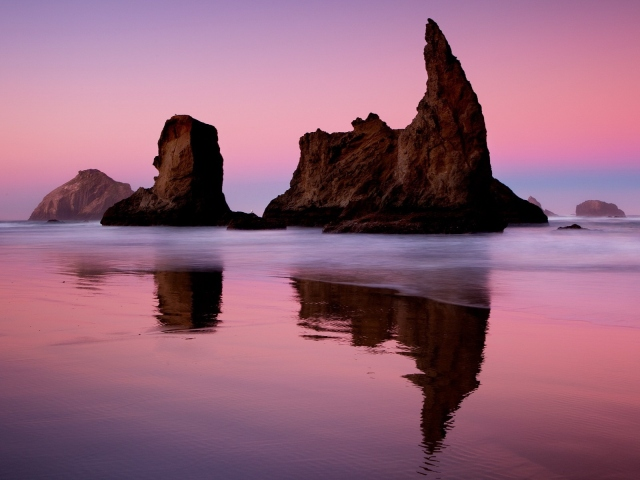
#> input picture Lab3/original/mountain.jpg, 640 x 480 px, found by its file name
$ python main.py
#> lines starting #> are read from the running program, lines starting #| are printed output that depends on the picture; after the words box and inside, x2 and y2 are one past the last pixel; in counts of white or black regions, pixels touching at a corner belong together
#> further down, original is the input picture: PIL image 640x480 RGB; mean R, G, B 147.1, 99.3, 120.6
### core/halftoning.py
import numpy as np
from PIL import Image
from PIL import ImageDraw


def halftone(image: Image.Image, r=1 / 3, g=1 / 3, b=1 / 3) -> Image.Image:
#> called with r = 0.333, g = 0.333, b = 0.333
    if image.mode == "L":
        return image
    pix = np.array(image)
    new_image = (r * pix[:, :, 0] + g * pix[:, :, 1] + b * pix[:, :, 2])
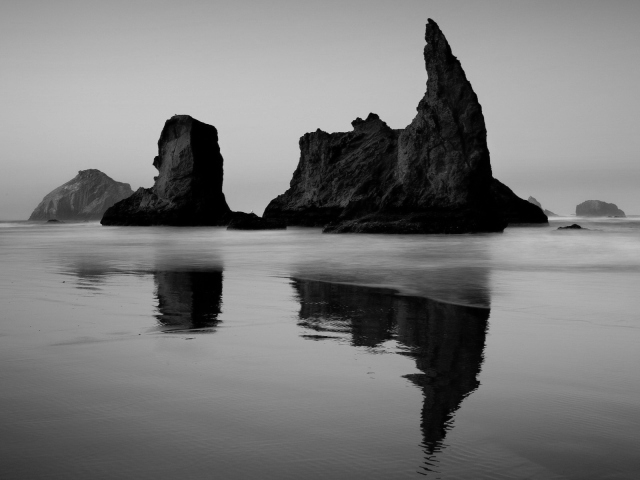
#> new_image: shape (480, 640) float64; min 0, max 201, mean 122.3
    return Image.fromarray(new_image.astype(np.uint8)).convert("L")


# [27 lines left out: function sepia, not called in this run]

### core/gradients.py
import numpy as np
from PIL.Image import Image
from numpy import ndarray
from tqdm import tqdm


def gradient(image: Image, operator_gx: ndarray, operator_gy: ndarray) -> (ndarray, ndarray, ndarray, ndarray):
    pixels = np.array(image)
    height = pixels.shape[0]
#> height = 480
    width = pixels.shape[1]
#> width = 640

    b = operator_gy.shape[0]  # Размер окна

    gx = np.zeros(shape=(height, width))  # Двумерные массивы под частные производные
    gy = np.zeros(shape=(height, width))
    g = np.zeros(shape=(height, width))
    gnormalx = np.zeros(shape=(height, width))
    gnormaly = np.zeros(shape=(height, width))
    gnormal = np.zeros(shape=(height, width))

    delta = int(b / 2)
    if image.mode == "L":
        for x in tqdm(range(delta, width - delta), ascii=True, desc="gradient"):
            for y in range(delta, height - delta):
                local_window = pixels[y - delta:y + delta + 1, x - delta:x + delta + 1]
                gx[y, x] = np.sum(local_window * operator_gx)
                gy[y, x] = np.sum(local_window * operator_gy)
    else:
        for x in tqdm(range(delta, width - delta), ascii=True, desc="gradient"):
            for y in range(delta, height - delta):
                local_window = pixels[y - delta:y + delta + 1, x - delta:x + delta + 1, 0]
                gx[y, x] = np.sum(local_window * operator_gx)
                gy[y, x] = np.sum(local_window * operator_gy)
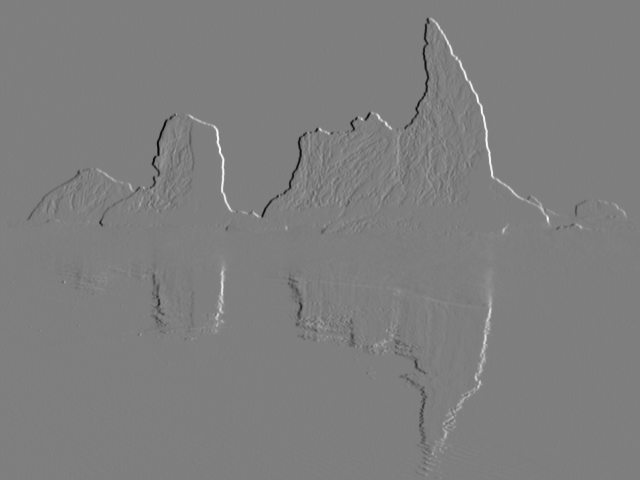
#> gx: shape (480, 640) float64; min -739, max 747, mean 0.1; drawn with min black and max white
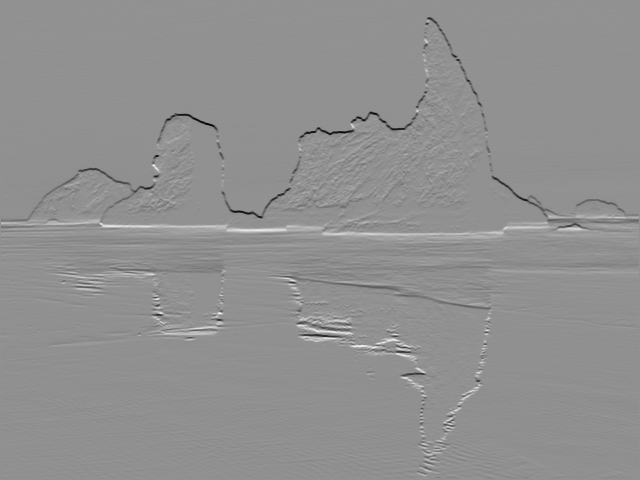
#> gy: shape (480, 640) float64; min -767, max 580, mean -1.3; drawn with min black and max white

    Min = gx.min()
#> Min = -739
    Max = gx.max()
#> Max = 747
    gnormalx = (gx - Min)*(255/(Max-Min))

    Min = gy.min()
#> Min = -767
    Max = gy.max()
#> Max = 580
    gnormaly = (gy - Min)*(255/(Max-Min))

    for x in range(len(gx[0])):
        for y in range(len(gy)):
            g[y, x] = ((gnormalx[y, x])**2 + (gnormaly[y, x])**2)**(1/2)

    Min = g.min()
#> Min = 61.11
    Max = g.max()
#> Max = 303.3
    gnormal = (g - Min)*(255/(Max-Min))

    return gnormalx, gnormaly, gnormal

### core/thresholding.py
from PIL import Image
import numpy as np
from tqdm import tqdm


# [28 lines left out: function kristian_threshold, not called in this run]


def binarization(image: Image.Image, T: int = 127) -> Image.Image:
    width = image.size[0]
    height = image.size[1]

    pix = np.array(image)
    new_image = np.zeros_like(pix)

    for x in range(width):
        for y in range(height):
            if image.mode == 'L':
                if pix[y, x] >= T:
                    new_image[y, x] = 255
                else:
                    new_image[y, x] = 0
            elif image.mode == "RGB":
                if pix[y, x, 0] >= T:
                    new_image[y, x, :] = 255
                else:
                    new_image[y, x, :] = 0

    return Image.fromarray(new_image.astype(np.uint8)).convert("L")

### Lab3/code/main.py
import numpy as np
from PIL import Image
from tqdm import tqdm

from core.gradients import gradient
from core.halftoning import halftone
from core.thresholding import kristian_threshold, binarization

operator_gx = np.array([[-1, -2, -1], [0, 0, 0], [1, 2, 1]])
operator_gy = np.array([[-1, 0, 1], [-2, 0, 2], [-1, 0, 1]])

PREFIX = 'Lab3'

filename = "mountain.jpg"

original = Image.open(f"{PREFIX}/original/" + filename)

semitone = np.array(halftone(original))

semitone = Image.fromarray(semitone.astype(np.uint8)).convert("RGB")

semitone.save(f"{PREFIX}/res/semitone_" + filename)

gradx, grady, grad = gradient(semitone, operator_gy, operator_gx)

resx = Image.fromarray(gradx.astype(np.uint8)).convert("RGB")
resy = Image.fromarray(grady.astype(np.uint8)).convert("RGB")
res = Image.fromarray(grad.astype(np.uint8)).convert("RGB")

resx.save(f"{PREFIX}/res/resx_{filename}")
resy.save(f"{PREFIX}/res/resy_{filename}")
res.save(f"{PREFIX}/res/res_{filename}")

for t in tqdm(range(120, 145, 2)):
    bin = binarization(res, t)
    bin.save(f"{PREFIX}/res/bin_t{t}_{filename}")
#> this loop made 13 passes
#> pass 1, `bin = binarization(res, t)`:
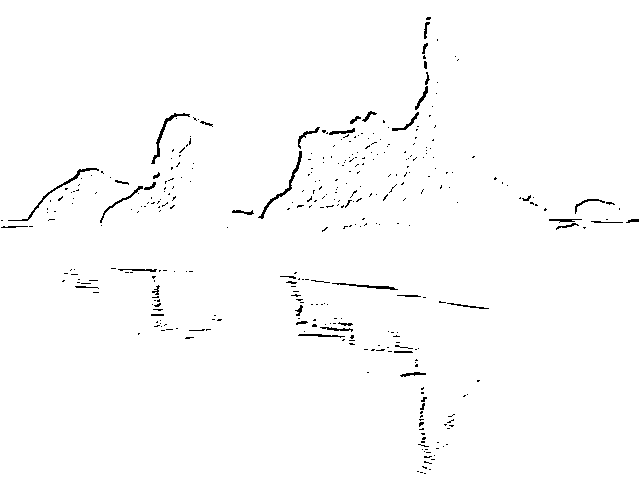
#> bin: PIL image 640x480 L; 98.7% white; black in thin lines or dots
#> pass 2, `bin = binarization(res, t)`:
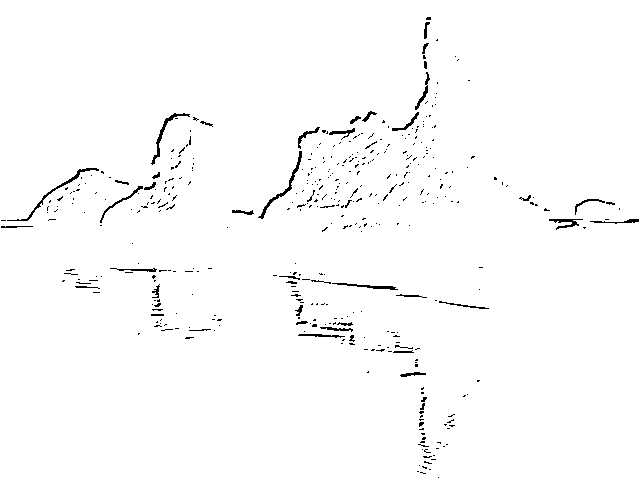
#> bin: PIL image 640x480 L; 98.5% white; black in thin lines or dots
#> pass 3, `bin = binarization(res, t)`:
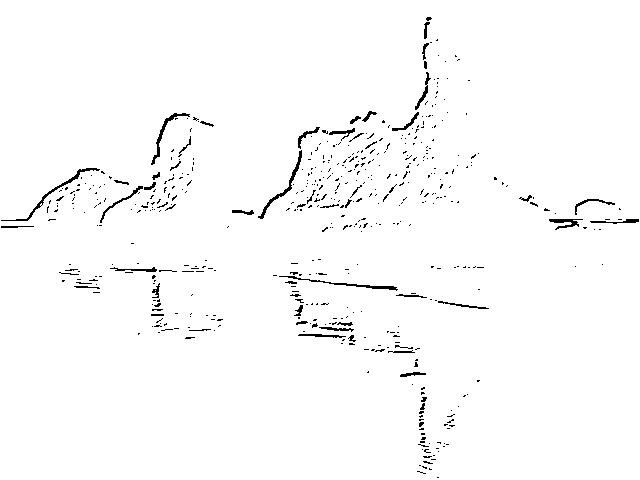
#> bin: PIL image 640x480 L; 98.2% white; black in thin lines or dots
#> after the loop:
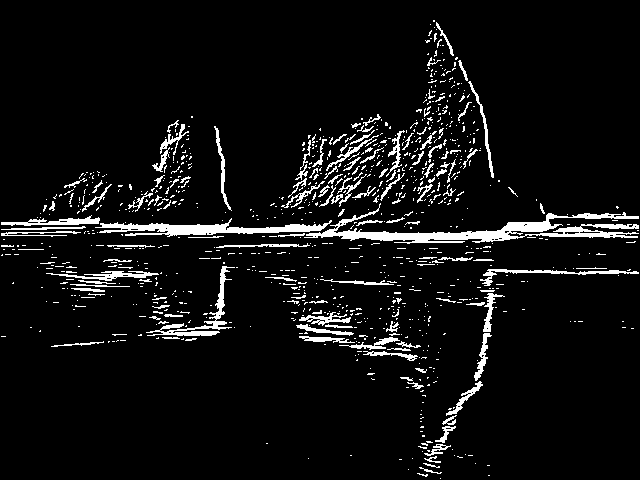
#> bin: PIL image 640x480 L; 6.5% white; 959 white regions (825 under 20 px), largest, box (x1, y1, x2, y2) and area: (304, 203, 639, 244) 3479, (95, 218, 332, 237) 1743, (146, 266, 235, 336) 889
